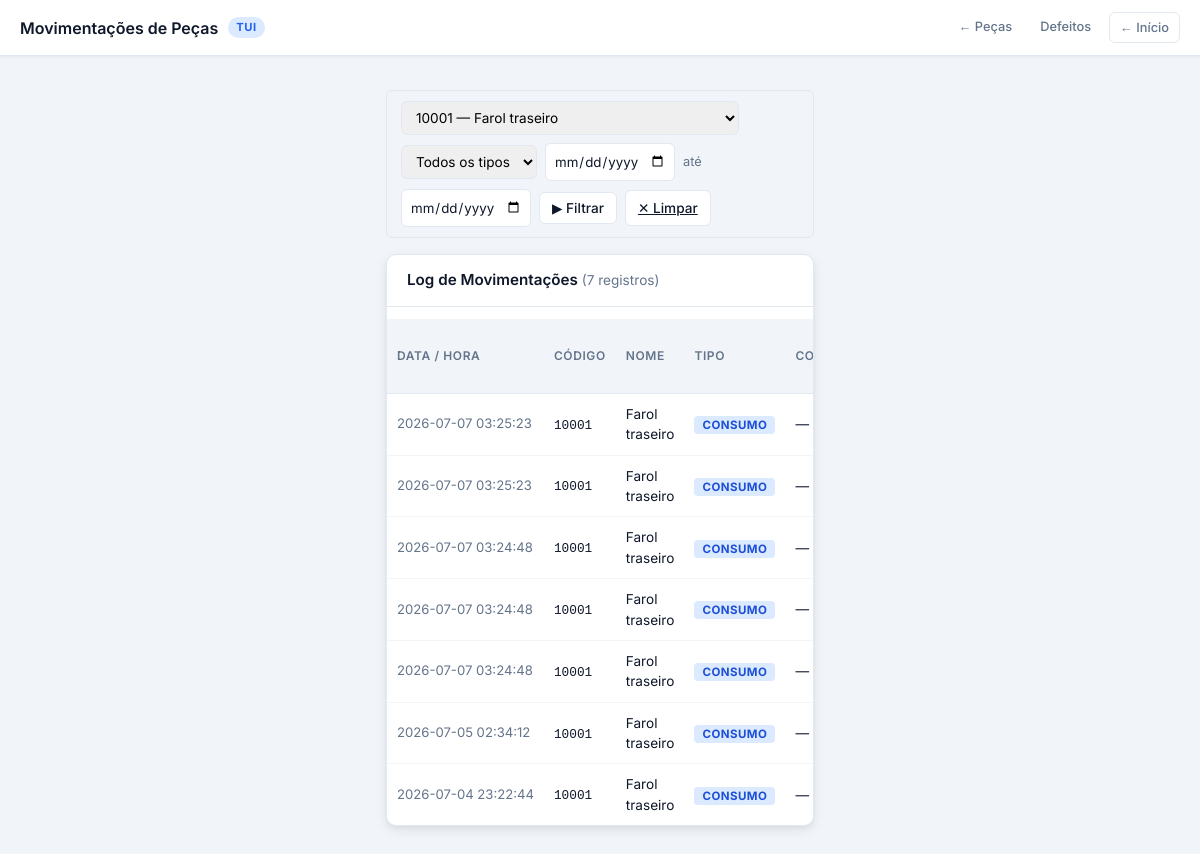
/pecas/movimentacoes?peca_id=1836, run on the app's committed database.
### tables this page shows
CREATE TABLE movimentacoes_peca (
            id             INTEGER PRIMARY KEY AUTOINCREMENT,
            peca_id        INTEGER NOT NULL REFERENCES pecas(id),
            cor            TEXT DEFAULT NULL,
            tipo           TEXT NOT NULL,
            quantidade     INTEGER NOT NULL,
            motivo_detalhe TEXT DEFAULT '',
            num_pedido     TEXT DEFAULT '',
            num_lote       TEXT DEFAULT '',
            modelo_scooter TEXT DEFAULT NULL,
            data_hora      TIMESTAMP DEFAULT (strftime('%Y-%m-%d %H:%M:%S','now','localtime'))
        );

CREATE TABLE pecas (
            id               INTEGER PRIMARY KEY AUTOINCREMENT,
            codigo           TEXT UNIQUE NOT NULL,
            nome             TEXT NOT NULL,
            origem           TEXT NOT NULL,
            container_tipo   TEXT DEFAULT 'PADRAO',
            tem_variacao_cor INTEGER DEFAULT 0,
            peca_pai_id      INTEGER REFERENCES pecas(id),
            ativo            INTEGER DEFAULT 1
        , custo_unitario REAL DEFAULT 0);

### app/routes/pecas.py (the view)
@pecas_bp.route('/pecas/movimentacoes')
def movimentacoes():
    peca_id_filtro = request.args.get('peca_id', '').strip()
    tipo_filtro    = request.args.get('tipo', '').strip()
    data_inicio    = request.args.get('data_inicio', '').strip()
    data_fim       = request.args.get('data_fim', '').strip()
    mov = models.consultar_movimentacoes(
        peca_id    = int(peca_id_filtro) if peca_id_filtro else None,
        tipo       = tipo_filtro or None,
        data_inicio= data_inicio or None,
        data_fim   = data_fim or None,
    )
    pecas_lista = models.listar_pecas(apenas_ativas=True)
    return render_template(
        'pecas/movimentacoes.html',
        movimentacoes=mov,
        pecas_lista=pecas_lista,
        peca_id_filtro=peca_id_filtro,
        tipo_filtro=tipo_filtro,
        data_inicio=data_inicio,
        data_fim=data_fim,
    )

### app/models/connection.py (called while the page is built)
def get_connection():
    conn = sqlite3.connect(NOME_BANCO_DE_DADOS)
    conn.row_factory = sqlite3.Row
    return conn

### app/models/peca.py (called while the page is built)
def listar_pecas(apenas_ativas=True, apenas_raiz=False):
    conn = get_connection()
    conditions = []
    if apenas_ativas:
        conditions.append("p.ativo = 1")
    if apenas_raiz:
        conditions.append("p.peca_pai_id IS NULL")
    where = ("WHERE " + " AND ".join(conditions)) if conditions else ""
    query = f"""
        SELECT p.id, p.codigo, p.nome, p.origem, p.container_tipo,
               p.tem_variacao_cor, p.peca_pai_id, p.ativo,
               p.custo_unitario,
               COALESCE(SUM(ep.quantidade), 0) AS estoque_total
        FROM pecas p
        LEFT JOIN estoque_pecas ep ON ep.peca_id = p.id
        {where}
        GROUP BY p.id
        ORDER BY p.nome
    """
    rows = conn.execute(query).fetchall()
    conn.close()
    return [dict(row) for row in rows]

### app/templates/pecas/movimentacoes.html (shortened to what this page needs)
<!DOCTYPE html>
<html lang="pt-br">
<head>
    <link rel="stylesheet" href="{{ url_for('static', filename='css/style.css') }}">
</head>
<body>
<header class="page-header">
    <div class="page-header-title">
        Movimentações de Peças
        <span class="badge">TUI</span>
    </div>
    <div class="page-nav-links">
        <a href="{{ url_for('pecas') }}">← Peças</a>
        <a href="{{ url_for('defeitos_pecas') }}">Defeitos</a>
        <a href="{{ url_for('landing_page') }}" class="btn-back">← Início</a>
    </div>
</header>
<div class="container">
    <div class="filter-controls">
        <form method="get" action="{{ url_for('movimentacoes_pecas') }}"
              style="display:flex; align-items:center; gap:8px; flex-wrap:wrap;
                     background:none; box-shadow:none; margin:0; padding:0; border-radius:0;">
            <select name="peca_id" style="padding:7px 10px; border:1.5px solid var(--border);
                    border-radius:var(--radius-sm); font-family:inherit; font-size:0.85rem;">
                {% for p in pecas_lista %}
                <option value="{{ p.id }}" {% if peca_id_filtro == p.id|string %}selected{% endif %}>
                    {{ p.codigo }} — {{ p.nome }}
                </option>
                {% endfor %}
            </select>
            <select name="tipo" style="padding:7px 10px; border:1.5px solid var(--border);
                    border-radius:var(--radius-sm); font-family:inherit; font-size:0.85rem;">
                <option value="">Todos os tipos</option>
            </select>
            <input type="date" name="data_inicio" value="{{ data_inicio }}"
                   class="month-picker" style="width:130px;" title="Data início">
            <span style="color:var(--text-muted); font-size:0.8rem;">até</span>
            <input type="date" name="data_fim" value="{{ data_fim }}"
                   class="month-picker" style="width:130px;" title="Data fim">
            <button type="submit" class="btn" style="padding:7px 12px; font-size:0.85rem;">▶ Filtrar</button>
            <a href="{{ url_for('movimentacoes_pecas') }}" class="btn"
               style="padding:7px 12px; font-size:0.85rem;">✕ Limpar</a>
        </form>
    </div>
    <div style="background:var(--card); border-radius:var(--radius); box-shadow:var(--shadow-md);
                margin-top:16px; overflow:hidden; border:1px solid var(--border);">
        <div style="padding:14px 20px; border-bottom:1px solid var(--border); display:flex;
                    align-items:center; justify-content:space-between;">
            <h2 style="font-size:0.95rem; font-weight:600; margin:0;">
                Log de Movimentações
                <span style="font-weight:400; color:var(--text-muted); font-size:0.85rem;">
                    ({{ movimentacoes|length }} registros)
                </span>
            </h2>
        </div>
        <div style="overflow-x:auto;">
            <table>
                <thead>
                    <tr>
                        <th>Data / Hora</th>
                        <th>Código</th>
                        <th>Nome</th>
                        <th>Tipo</th>
                        <th>Cor</th>
                    </tr>
                </thead>
                <tbody>
                    {% for m in movimentacoes %}
                    <tr>
                        <td style="white-space:nowrap; color:var(--text-muted); font-size:0.82rem;">
                            {{ m.data_hora }}
                        </td>
                        <td><code style="font-size:0.8rem;">{{ m.codigo }}</code></td>
                        <td>{{ m.nome }}</td>
                        <td>
                            <span class="badge-tipo tipo-{{ m.tipo | lower }}">{{ m.tipo }}</span>
                        </td>
                        <td>{{ m.cor or '—' }}</td>
                    </tr>
                    {% else %}
                    <tr>
                        <td colspan="9" style="text-align:center; color:var(--text-muted); padding:32px;">
                            Nenhuma movimentação no período selecionado.
                        </td>
                    </tr>
                    {% endfor %}
                </tbody>
            </table>
        </div>
    </div>
</div>
</body>
</html>

### app/static/css/style.css (style rules this page uses)
:root { --primary: #2563eb; --primary-dark: #1d4ed8; --primary-light: #dbeafe; --success: #10b981; --success-dark: #059669; --danger: #ef4444; --danger-dark: #dc2626; --warning: #f59e0b; --warning-dark: #d97706; --surface: #f1f5f9; --card: #ffffff; --text: #0f172a; --text-muted: #64748b; --border: #e2e8f0; --radius: 10px; --radius-sm: 6px; --radius-lg: 14px; --shadow-sm: 0 1px 2px rgba(0,0,0,0.06); --shadow: 0 1px 3px rgba(0,0,0,0.10), 0 1px 2px rgba(0,0,0,0.06); --shadow-md: 0 4px 12px rgba(0,0,0,0.08), 0 2px 4px rgba(0,0,0,0.04); --shadow-lg: 0 10px 30px rgba(0,0,0,0.10), 0 4px 10px rgba(0,0,0,0.05); }
*, *::before, *::after { box-sizing: border-box; }
body { font-family: 'Inter', sans-serif; margin: 0; background-color: var(--surface); color: var(--text); font-size: 15px; line-height: 1.5; }
h1, h2, h3 { margin: 0; font-weight: 600; }
.page-header { background: var(--card); border-bottom: 1px solid var(--border); padding: 0 20px; display: flex; align-items: center; justify-content: space-between; height: 56px; position: sticky; top: 0; z-index: 100; box-shadow: var(--shadow-sm); }
.page-header-title { font-size: 1rem; font-weight: 600; color: var(--text); display: flex; align-items: center; gap: 10px; }
.page-header-title .badge { background: var(--primary-light); color: var(--primary); font-size: 0.7rem; font-weight: 700; padding: 2px 8px; border-radius: 999px; text-transform: uppercase; letter-spacing: 0.05em; }
.btn-back { display: inline-flex; align-items: center; gap: 6px; text-decoration: none; color: var(--text-muted); font-size: 0.875rem; font-weight: 500; padding: 6px 12px; border-radius: var(--radius-sm); border: 1px solid var(--border); background: var(--card); transition: all 0.15s ease; }
.page-nav-links { display: flex; gap: 8px; }
.page-nav-links a { text-decoration: none; color: var(--text-muted); font-size: 0.8rem; font-weight: 500; padding: 5px 10px; border-radius: var(--radius-sm); transition: all 0.15s; }
.container { width: 100%; max-width: 460px; margin: 0 auto; padding: 20px 16px 40px; }
form { background: var(--card); border-radius: var(--radius-lg); box-shadow: var(--shadow-md); margin-bottom: 20px; overflow: hidden; }
.btn { padding: 9px 12px; border: 1.5px solid var(--border); background: var(--card); border-radius: var(--radius-sm); cursor: pointer; font-size: 0.9rem; font-family: inherit; color: var(--text); font-weight: 500; transition: all 0.15s ease; flex: 1; min-height: 42px; text-align: center; }
table { width: 100%; font-size: 0.85rem; border-collapse: collapse; margin-top: 12px; }
thead th { padding: 10px 10px; text-align: left; font-size: 0.75rem; font-weight: 600; text-transform: uppercase; letter-spacing: 0.05em; color: var(--text-muted); background: var(--surface); border-bottom: 1px solid var(--border); }
tbody td { padding: 10px 10px; border-bottom: 1px solid #f1f5f9; color: var(--text); vertical-align: middle; }
tbody tr:last-child td { border-bottom: none; }
.filter-controls { display: flex; flex-wrap: wrap; align-items: center; gap: 8px; background: var(--surface); padding: 10px 14px; border-radius: var(--radius-sm); margin-top: 14px; border: 1px solid var(--border); }
.filter-controls .btn { flex: none; padding: 6px 12px; font-size: 0.8rem; min-height: auto; }
.month-picker { padding: 8px; border: 1.5px solid var(--border); border-radius: var(--radius-sm); font-family: inherit; color: var(--text); cursor: pointer; background: var(--card); height: 38px; }

### app/templates/pecas/movimentacoes.html (style rules this page uses)
.badge-tipo { font-size: 0.72rem; font-weight: 700; padding: 2px 8px; border-radius: 4px; letter-spacing: .04em; }
.tipo-consumo { background: #dbeafe; color: #1d4ed8; }

### data on the page
movimentacoes_peca: data_hora "2026-07-07 03:25:23", codigo "10001", nome "Farol traseiro", tipo "CONSUMO", cor "—"
movimentacoes_peca: data_hora "2026-07-07 03:25:23", codigo "10001", nome "Farol traseiro", tipo "CONSUMO", cor "—"
movimentacoes_peca: data_hora "2026-07-07 03:24:48", codigo "10001", nome "Farol traseiro", tipo "CONSUMO", cor "—"
movimentacoes_peca: data_hora "2026-07-07 03:24:48", codigo "10001", nome "Farol traseiro", tipo "CONSUMO", cor "—"
movimentacoes_peca: data_hora "2026-07-07 03:24:48", codigo "10001", nome "Farol traseiro", tipo "CONSUMO", cor "—"
movimentacoes_peca: data_hora "2026-07-05 02:34:12", codigo "10001", nome "Farol traseiro", tipo "CONSUMO", cor "—"
movimentacoes_peca: data_hora "2026-07-04 23:22:44", codigo "10001", nome "Farol traseiro", tipo "CONSUMO", cor "—"

### other printed values
{{ movimentacoes|length }} "7"
form field peca_id "10001 — Farol traseiro"
